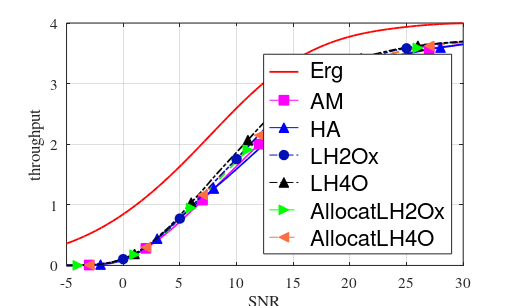

Write the MATLAB code that produced this figure.
clc;
clear;
clf;
colour_peach = [251 111 66] ./ 255;
colour_darkblue = [1 17 181] ./ 255;
figure(1)

load Er_MI_16QAM.mat

plot(SNR,Er_MI_16QAM_fading,'r','linewidth',1.3)

hold on 
plot(10,10,'-sm','markerfacecolor','m','MarkerSize',7)
plot(10,10,'-^b','markerfacecolor','b','MarkerSize',7)
%plot(10,10,'--og','markerfacecolor','g','MarkerSize',7)
%plot(10,10,'--^','Color',colour_peach,'MarkerEdgeColor',colour_peach,'markerfacecolor',colour_peach,'MarkerSize',7)
plot(10,10,'-.o','Color',colour_darkblue,'MarkerEdgeColor',colour_darkblue,'markerfacecolor',colour_darkblue,'MarkerSize',7)
plot(10,10,'-.^k','markerfacecolor','k','MarkerSize',7)
plot(10,10,'--g>','markerfacecolor','g','MarkerSize',7)
plot(10,10,'--<','Color',colour_peach,'MarkerEdgeColor',colour_peach,'markerfacecolor',colour_peach,'MarkerSize',7)

hold on

% L-HARQ, problem of renewal-reward K=2
load LHARQ_translated_AMC_policy_16QAM_turbo_code_K_2_dop_0.05_rho_0.95_epsilon_0.1_smallSet.mat

%L-HARQ throughput with AMC_policy
throughput_lharq_delta_1_K_2=throughput_lharq_delta(1,:);
%L-HARQ throughput with optimal delta
throughput_lharq_K_2=throughput_lharq(1,:);
%

% L-HARQ, problem of renewal-reward K=4
load LHARQ_translated_AMC_policy_16QAM_turbo_code_K_4_dop_0.05_rho_0.95_epsilon_0.1_smallSet.mat

%L-HARQ throughput with AMC_policy
throughput_lharq_delta_1_K_4=throughput_lharq_delta(1,:);
%L-HARQ throughput with optimal delta
throughput_lharq_K_4=throughput_lharq(1,:);

%


load HARQ_AMC_policy_16QAM_turbo_code_dop_0.05_rho_0.95_K1234_opt.mat

plot(SNRdB,AMC_eta(1,:),'-m','linewidth',1.2)
amrk1=AMC_eta(1,(3:5:end-2));

plot(SNRdB,AMC_eta(4,:),'-b','linewidth',1.2)
amrk2=AMC_eta(4,(4:5:end-2));

load LHARQ_allocation_translated_AMC_policy_16QAM_turbo_code_K_2_dop_0.05_rho_0.95.mat 
plot(SNRdB,throughput_lharq,'--g','linewidth',1.2)
amrk3=throughput_lharq(2:5:end-2)

hold on
load LHARQ_allocation_translated_AMC_policy_16QAM_turbo_code_K_4_dop_0.05_rho_0.95.mat 
plot(SNRdB,throughput_lharq,'--','Color',colour_peach,'linewidth',1.2)
amrk4=throughput_lharq(3:5:end)

plot(SNRdB(3:5:end-2),amrk1,'sm','markerfacecolor','m','MarkerSize',7)

plot(SNRdB(4:5:end-2),amrk2,'^b','markerfacecolor','b','MarkerSize',7)

%%



%load LHARQ_translated_AMC_policy_16QAM_Perfect_Decoding_continuous_R_dop_0.1rho_0.8_V_leger.mat

plot(SNRdB,throughput_lharq_K_2,'-.','Color',colour_darkblue,'linewidth',1.2)
amrk11=throughput_lharq_K_2(6:5:end-2);

plot(SNRdB,throughput_lharq_K_4,'-.k','linewidth',1.2)
amrk22=throughput_lharq_K_4(7:5:end-2);

%plot(SNRdB(3:5:end-2),amrk1,'og','markerfacecolor','g','MarkerSize',7)

%plot(SNRdB(4:5:end-2),amrk2,'^','MarkerEdgeColor',colour_peach,'markerfacecolor',colour_peach,'MarkerSize',7)

plot(SNRdB(6:5:end-2),amrk11,'o','MarkerEdgeColor',colour_darkblue,'markerfacecolor',colour_darkblue,'MarkerSize',7)

plot(SNRdB(7:5:end-2),amrk22,'^k','markerfacecolor','k','MarkerSize',7)

plot(SNRdB(2:5:end-2),amrk3,'g>','markerfacecolor','g','MarkerSize',7)
plot(SNRdB(3:5:end-2),amrk4,'<','MarkerEdgeColor',colour_peach,'markerfacecolor',colour_peach,'MarkerSize',7)




xlabel('SNR')
ylabel('throughput')

grid

%legend(' Erg',' AM',' HA',' LH2',' LH4',' LH2O',' LH4O','Location','SouthEast')
legend(' Erg',' AM',' HA',' LH2Ox',' LH4O',' AllocatLH2Ox',' AllocatLH4O','Location','SouthEast')
axis([-5 30 0 4])

set(gca,'fontsize',11)
ll=legend;
set(ll,'FontSize',16);
%set(gcf,'PaperPositionMode','manual');

set(gcf,'PaperUnits','centimeters');
lar=512;
lon=2*lar/(1.1+sqrt(5));
set(gcf,'Position',[384 874 lar lon]);
set(gcf,'PaperPosition',[1.19 16 1.19 16]);
set(gca,'fontName','Times')
set(gcf,'PaperPositionMode','auto');




name_figure = 'LHARQ_allocation_rho95_TC';
print('-depsc','-r300',name_figure)
